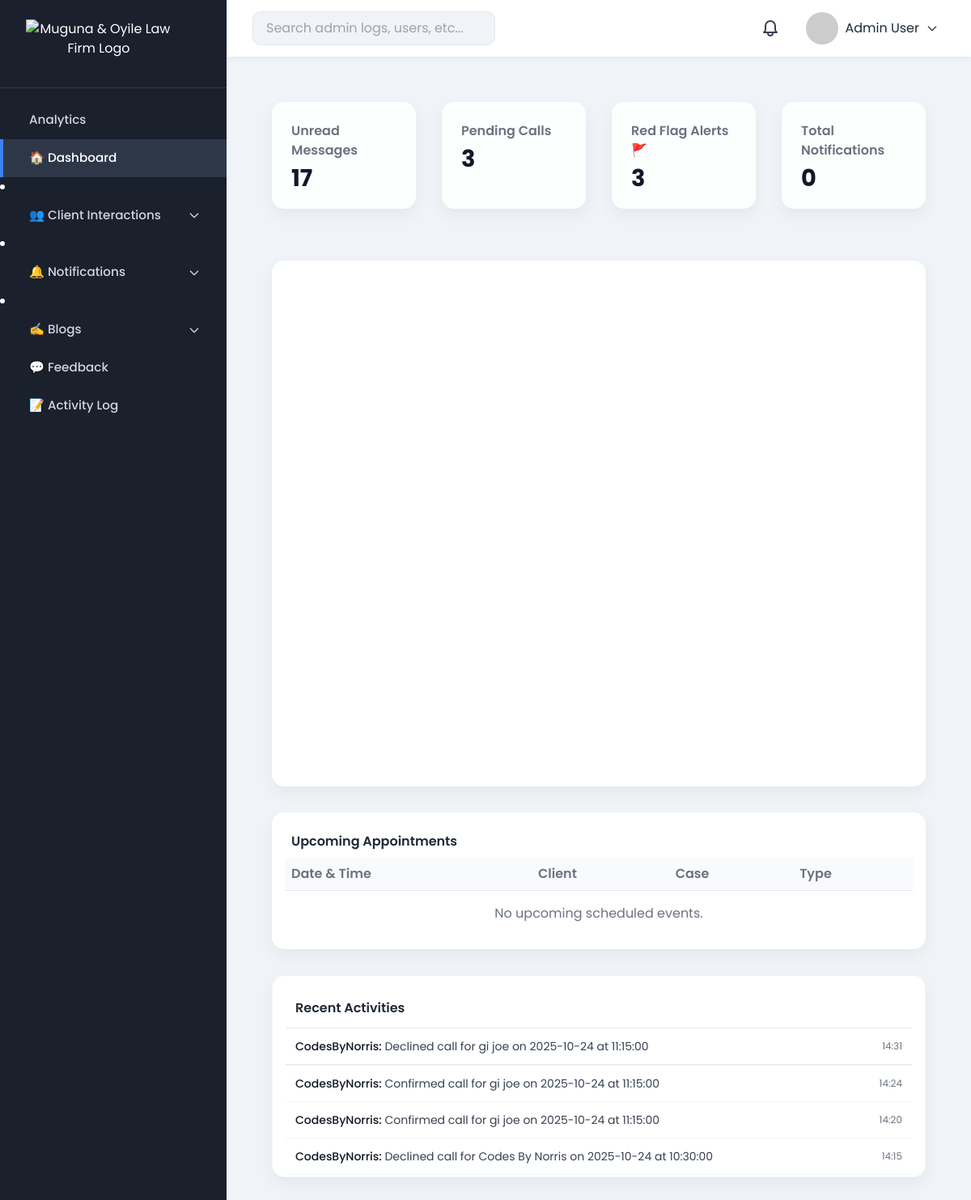
Before: /admin-dashboard/ with the older database file.
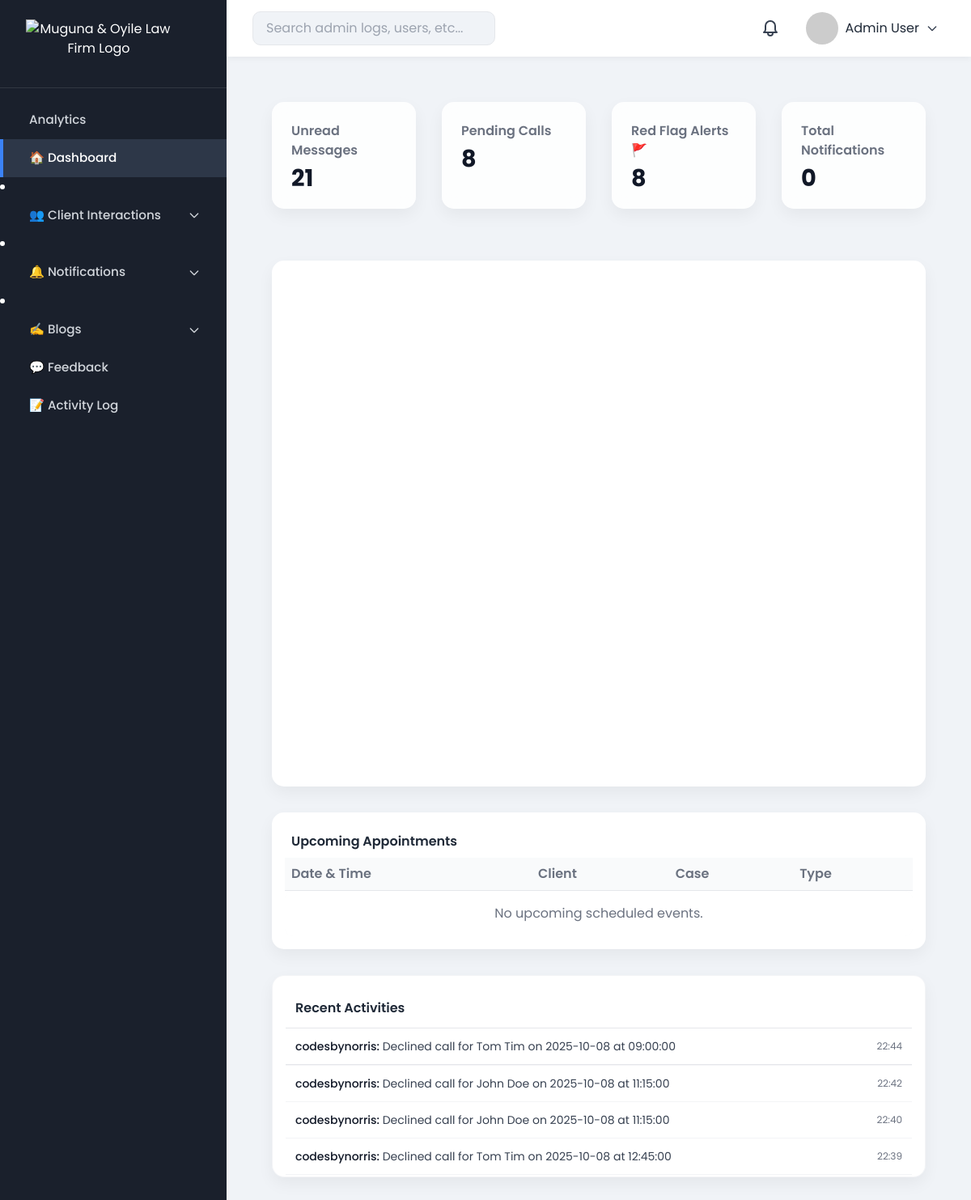
After: the same page with the newer database file.
### advocates/models.py (models this page shows, shortened)
class ActivityLog(models.Model):
    admin_user = models.ForeignKey(User, on_delete=models.CASCADE)
    action = models.CharField(max_length=255)
    created_at = models.DateTimeField(default=timezone.now)

### advocates/admin_views.py (the view)
# urls.py: path('admin-dashboard/', admin_views.dashboard_home, name='admin_dashboard_home'),
def dashboard_home(request):
    print(">>> ADMIN DASHBOARD VIEW IS RUNNING <<<")
    unread_messages = ContactMessage.objects.filter(is_read=False).count()
    pending_calls = ScheduledCall.objects.filter(is_confirmed=False).count()
    total_clients = Client.objects.count()
    active_cases = ScheduledCall.objects.filter(is_confirmed=False).count()  # Or another criteria
    cutoff_time = timezone.localtime(timezone.now()) - timedelta(hours=48)
    overdue_scheduled_calls_count = ScheduledCall.objects.filter(
        is_confirmed=False,
        created_at__lte=cutoff_time
    ).count()
    print("DEBUG >>> overdue_scheduled_calls_count =", overdue_scheduled_calls_count)
    recent_activity = ActivityLog.objects.order_by('-created_at')[:10]
    return render(request, "admin_dashboard/dashboard.html", {
        "unread_messages": unread_messages,
        "pending_calls": pending_calls,
        "total_clients": total_clients,
        "active_cases": active_cases,
        "overdue_scheduled_calls_count": overdue_scheduled_calls_count,
        "recent_activity": recent_activity,
    })

### advocates/context_processors.py (called while the page is built, shortened)
def admin_context(request):
    return {}

### advocates/templates/admin_dashboard/dashboard.html (shortened to what this page needs)
{% extends "admin_dashboard/base_admin.html" %}
{% block dashboard_content %}
<div class="p-6">
    <div class="cards grid gap-6 grid-cols-1 sm:grid-cols-2 md:grid-cols-2 lg:grid-cols-4">
        <div class="card p-4 bg-white rounded shadow">
            <h3 class="font-semibold">Unread Messages</h3>
            <p class="text-blue-900 text-xl">{{ unread_messages|default:"0" }}</p>
        </div>
        <div class="card p-4 bg-white rounded shadow">
            <h3 class="font-semibold">Pending Calls</h3>
            <p class="text-blue-900 text-xl">{{ pending_calls|default:"0" }}</p>
        </div>
        <div class="card p-4 bg-white rounded shadow">
            <h3 class="font-semibold">Red Flag Alerts 🚩</h3>
            <p class="text-red-600 font-bold text-xl">    {{ overdue_scheduled_calls_count|default:"0" }}
</p>
        </div>
        <div class="card p-4 bg-white rounded shadow">
            <h3 class="font-semibold">Total Notifications</h3>
            <p class="text-xl">{{ total_notifications|default:"0" }}</p>
        </div>
    </div>
    <div id="calendar" class="mt-8"></div>
    <div class="table-container mt-8">
        <h3 class=" top-0 bg-white z-10 p-2 font-semibold">Upcoming Appointments</h3>
        <div style="max-height:250px; overflow-y:auto;">
            <table id="appointmentsTable" class="w-full table-auto border-collapse">
                <thead class=" top-0 bg-white z-10">
                    <tr>
                        <th class="text-left p-2 border-b">Date & Time</th>
                        <th class="text-left p-2 border-b">Client</th>
                        <th class="text-left p-2 border-b">Case</th>
                        <th class="text-left p-2 border-b">Type</th>
                    </tr>
                </thead>
                <tbody>
                    {% for event in upcoming_events %}
                    <tr>
                        <td class="p-2">{{ event.date|date:"M d" }}{% if event.time_slot %} at {{ event.time_slot|time:"H:i" }}{% endif %}</td>
                        <td class="p-2">{{ event.client }}</td>
                        <td class="p-2">{{ event.case_name }}</td>
                        <td class="p-2" {% if event.color %}style="color: {{ event.color }};"{% else %}style="color: #000000;"{% endif %}>
                            {{ event.get_event_type_display }}
                        </td>
                    </tr>
                    {% empty %}
                    <tr>
                        <td colspan="4" class="text-gray-500 text-center py-4">No upcoming scheduled events.</td>
                    </tr>
                    {% endfor %}
                </tbody>
            </table>
        </div>
    </div>
<div class="recent-activities mt-8 bg-white dark:bg-gray-900 rounded-2xl shadow-xl border border-gray-100 dark:border-gray-800 overflow-hidden">
  <h3 class="sticky top- bg-white dark:bg-gray-900 z-50 p-3 font-semibold border-b border-gray-200 dark:border-gray-700">
    Recent Activities
  </h3>
  <div class="max-h-[250px] overflow-y-auto bg-white dark:bg-gray-900">
    <div class="divide-y divide-gray-100 dark:divide-gray-800">
      {% for log in recent_activity %}
        <div class="activity-item px-3 py-2 flex justify-between items-center text-sm">
          <div>
            <span class="font-medium text-gray-900 dark:text-gray-100">{{ log.admin_user.username }}:</span>
            <span class="text-gray-700 dark:text-gray-300">{{ log.action }}</span>
          </div>
          <span class="text-xs text-gray-500 dark:text-gray-600 ml-2">
            {{ log.created_at|date:"H:i"|default:"--" }}
          </span>
        </div>
      {% empty %}
        <div class="px-3 py-2 text-sm text-gray-500 dark:text-gray-600 text-center">
          No recent activity
        </div>
      {% endfor %}
    </div>
  </div>
</div>
</div>
<link href="https://cdn.jsdelivr.net/npm/fullcalendar@5.11.3/main.min.css" rel="stylesheet">
{% endblock dashboard_content %}

Changed rows visible on the page:
no longer on this page (row unchanged): ActivityLog: admin_user.username "CodesByNorris", action "Declined call for gi joe on 2025-10-24 at 11:15:00", created_at "14:31"
no longer on this page (row unchanged): ActivityLog: admin_user.username "CodesByNorris", action "Confirmed call for gi joe on 2025-10-24 at 11:15:00", created_at "14:24"
no longer on this page (row unchanged): ActivityLog: admin_user.username "CodesByNorris", action "Confirmed call for gi joe on 2025-10-24 at 11:15:00", created_at "14:20"
no longer on this page (row unchanged): ActivityLog: admin_user.username "CodesByNorris", action "Declined call for Codes By Norris on 2025-10-24 at 10:30:00", created_at "14:15"
added ActivityLog: admin_user.username "codesbynorris", action "Declined call for Tom Tim on 2025-10-08 at 09:00:00", created_at "22:44"
added ActivityLog: admin_user.username "codesbynorris", action "Declined call for John Doe on 2025-10-08 at 11:15:00", created_at "22:42"
added ActivityLog: admin_user.username "codesbynorris", action "Declined call for John Doe on 2025-10-08 at 11:15:00", created_at "22:40"
added ActivityLog: admin_user.username "codesbynorris", action "Declined call for Tom Tim on 2025-10-08 at 12:45:00", created_at "22:39"
Other visible differences:
{{ unread_messages|default:"0" }}: "17" → "21"
{{ pending_calls|default:"0" }}: "3" → "8"
{{ overdue_scheduled_calls_count|default:"0" }}: "3" → "8"
